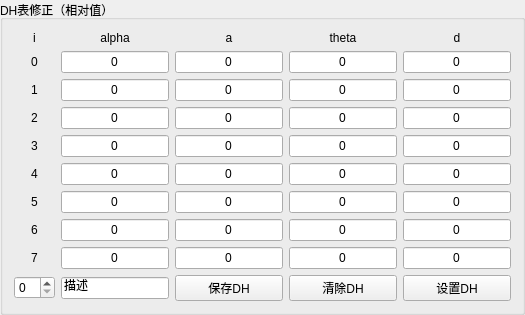
         <widget class="QGroupBox" name="groupBox_10">
          <property name="sizePolicy">
           <sizepolicy hsizetype="Preferred" vsizetype="Preferred">
            <horstretch>0</horstretch>
            <verstretch>1</verstretch>
           </sizepolicy>
          </property>
          <property name="title">
           <string>DH表修正（相对值）</string>
          </property>
          <layout class="QGridLayout" name="gridLayout_8">
           <item row="5" column="2">
            <widget class="QLineEdit" name="lineEditA4">
             <property name="text">
              <string>0</string>
             </property>
             <property name="alignment">
              <set>Qt::AlignCenter</set>
             </property>
            </widget>
           </item>
           <item row="8" column="0">
            <widget class="QLabel" name="label_51">
             <property name="text">
              <string>7</string>
             </property>
             <property name="alignment">
              <set>Qt::AlignCenter</set>
             </property>
            </widget>
           </item>
           <item row="6" column="3">
            <widget class="QLineEdit" name="lineEditTheta5">
             <property name="text">
              <string>0</string>
             </property>
             <property name="alignment">
              <set>Qt::AlignCenter</set>
             </property>
            </widget>
           </item>
           <item row="9" column="1">
            <widget class="QLineEdit" name="DHDescription">
             <property name="minimumSize">
              <size>
               <width>100</width>
               <height>0</height>
              </size>
             </property>
             <property name="text">
              <string>描述</string>
             </property>
            </widget>
           </item>
           <item row="9" column="3">
            <widget class="QPushButton" name="btnClearDH">
             <property name="text">
              <string>清除DH</string>
             </property>
            </widget>
           </item>
           <item row="5" column="4">
            <widget class="QLineEdit" name="lineEditD4">
             <property name="text">
              <string>0</string>
             </property>
             <property name="alignment">
              <set>Qt::AlignCenter</set>
             </property>
            </widget>
           </item>
           <item row="7" column="3">
            <widget class="QLineEdit" name="lineEditTheta6">
             <property name="text">
              <string>0</string>
             </property>
             <property name="alignment">
              <set>Qt::AlignCenter</set>
             </property>
            </widget>
           </item>
           <item row="6" column="0">
            <widget class="QLabel" name="label_49">
             <property name="text">
              <string>5</string>
             </property>
             <property name="alignment">
              <set>Qt::AlignCenter</set>
             </property>
            </widget>
           </item>
           <item row="4" column="4">
            <widget class="QLineEdit" name="lineEditD3">
             <property name="text">
              <string>0</string>
             </property>
             <property name="alignment">
              <set>Qt::AlignCenter</set>
             </property>
            </widget>
           </item>
           <item row="5" column="0">
            <widget class="QLabel" name="label_48">
             <property name="text">
              <string>4</string>
             </property>
             <property name="alignment">
              <set>Qt::AlignCenter</set>
             </property>
            </widget>
           </item>
           <item row="4" column="2">
            <widget class="QLineEdit" name="lineEditA3">
             <property name="text">
              <string>0</string>
             </property>
             <property name="alignment">
              <set>Qt::AlignCenter</set>
             </property>
            </widget>
           </item>
           <item row="0" column="4">
            <widget class="QLabel" name="label_41">
             <property name="text">
              <string>d</string>
             </property>
             <property name="alignment">
              <set>Qt::AlignCenter</set>
             </property>
            </widget>
           </item>
           <item row="4" column="1">
            <widget class="QLineEdit" name="lineEditAlpha3">
             <property name="text">
              <string>0</string>
             </property>
             <property name="alignment">
              <set>Qt::AlignCenter</set>
             </property>
             <property name="readOnly">
              <bool>true</bool>
             </property>
            </widget>
           </item>
           <item row="1" column="1">
            <widget class="QLineEdit" name="lineEditAlpha0">
             <property name="text">
              <string>0</string>
             </property>
             <property name="alignment">
              <set>Qt::AlignCenter</set>
             </property>
             <property name="readOnly">
              <bool>true</bool>
             </property>
            </widget>
           </item>
           <item row="2" column="2">
            <widget class="QLineEdit" name="lineEditA1">
             <property name="text">
              <string>0</string>
             </property>
             <property name="alignment">
              <set>Qt::AlignCenter</set>
             </property>
            </widget>
           </item>
           <item row="6" column="4">
            <widget class="QLineEdit" name="lineEditD5">
             <property name="text">
              <string>0</string>
             </property>
             <property name="alignment">
              <set>Qt::AlignCenter</set>
             </property>
            </widget>
           </item>
           <item row="8" column="1">
            <widget class="QLineEdit" name="lineEditAlpha7">
             <property name="text">
              <string>0</string>
             </property>
             <property name="alignment">
              <set>Qt::AlignCenter</set>
             </property>
             <property name="readOnly">
              <bool>true</bool>
             </property>
            </widget>
           </item>
           <item row="7" column="2">
            <widget class="QLineEdit" name="lineEditA6">
             <property name="text">
              <string>0</string>
             </property>
             <property name="alignment">
              <set>Qt::AlignCenter</set>
             </property>
            </widget>
           </item>
           <item row="8" column="3">
            <widget class="QLineEdit" name="lineEditTheta7">
             <property name="text">
              <string>0</string>
             </property>
             <property name="alignment">
              <set>Qt::AlignCenter</set>
             </property>
            </widget>
           </item>
           <item row="7" column="4">
            <widget class="QLineEdit" name="lineEditD6">
             <property name="text">
              <string>0</string>
             </property>
             <property name="alignment">
              <set>Qt::AlignCenter</set>
             </property>
            </widget>
           </item>
           <item row="3" column="2">
            <widget class="QLineEdit" name="lineEditA2">
             <property name="text">
              <string>0</string>
             </property>
             <property name="alignment">
              <set>Qt::AlignCenter</set>
             </property>
            </widget>
           </item>
           <item row="8" column="4">
            <widget class="QLineEdit" name="lineEditD7">
             <property name="text">
              <string>0</string>
             </property>
             <property name="alignment">
              <set>Qt::AlignCenter</set>
             </property>
            </widget>
           </item>
           <item row="9" column="2">
            <widget class="QPushButton" name="btnSaveDH">
             <property name="text">
              <string>保存DH</string>
             </property>
            </widget>
           </item>
           <item row="1" column="3">
            <widget class="QLineEdit" name="lineEditTheta0">
             <property name="text">
              <string>0</string>
             </property>
             <property name="alignment">
              <set>Qt::AlignCenter</set>
             </property>
             <property name="readOnly">
              <bool>true</bool>
             </property>
            </widget>
           </item>
           <item row="0" column="2">
            <widget class="QLabel" name="label_36">
             <property name="sizePolicy">
              <sizepolicy hsizetype="Preferred" vsizetype="Fixed">
               <horstretch>0</horstretch>
               <verstretch>0</verstretch>
              </sizepolicy>
             </property>
             <property name="text">
              <string>a</string>
             </property>
             <property name="alignment">
              <set>Qt::AlignCenter</set>
             </property>
            </widget>
           </item>
           <item row="9" column="4">
            <widget class="QPushButton" name="btnSetDH">
             <property name="text">
              <string>设置DH</string>
             </property>
            </widget>
           </item>
           <item row="3" column="0">
            <widget class="QLabel" name="label_46">
             <property name="text">
              <string>2</string>
             </property>
             <property name="alignment">
              <set>Qt::AlignCenter</set>
             </property>
            </widget>
           </item>
           <item row="2" column="1">
            <widget class="QLineEdit" name="lineEditAlpha1">
             <property name="text">
              <string>0</string>
             </property>
             <property name="alignment">
              <set>Qt::AlignCenter</set>
             </property>
             <property name="readOnly">
              <bool>true</bool>
             </property>
            </widget>
           </item>
           <item row="2" column="3">
            <widget class="QLineEdit" name="lineEditTheta1">
             <property name="text">
              <string>0</string>
             </property>
             <property name="alignment">
              <set>Qt::AlignCenter</set>
             </property>
             <property name="readOnly">
              <bool>true</bool>
             </property>
            </widget>
           </item>
           <item row="3" column="1">
            <widget class="QLineEdit" name="lineEditAlpha2">
             <property name="text">
              <string>0</string>
             </property>
             <property name="alignment">
              <set>Qt::AlignCenter</set>
             </property>
             <property name="readOnly">
              <bool>true</bool>
             </property>
            </widget>
           </item>
           <item row="9" column="0">
            <widget class="QSpinBox" name="spbDHNum"/>
           </item>
           <item row="1" column="2">
            <widget class="QLineEdit" name="lineEditA0">
             <property name="text">
              <string>0</string>
             </property>
             <property name="alignment">
              <set>Qt::AlignCenter</set>
             </property>
            </widget>
           </item>
           <item row="3" column="4">
            <widget class="QLineEdit" name="lineEditD2">
             <property name="text">
              <string>0</string>
             </property>
             <property name="alignment">
              <set>Qt::AlignCenter</set>
             </property>
            </widget>
           </item>
           <item row="4" column="0">
            <widget class="QLabel" name="label_47">
             <property name="text">
              <string>3</string>
             </property>
             <property name="alignment">
              <set>Qt::AlignCenter</set>
             </property>
            </widget>
           </item>
           <item row="5" column="1">
            <widget class="QLineEdit" name="lineEditAlpha4">
             <property name="text">
              <string>0</string>
             </property>
             <property name="alignment">
              <set>Qt::AlignCenter</set>
             </property>
             <property name="readOnly">
              <bool>true</bool>
             </property>
            </widget>
           </item>
           <item row="5" column="3">
            <widget class="QLineEdit" name="lineEditTheta4">
             <property name="text">
              <string>0</string>
             </property>
             <property name="alignment">
              <set>Qt::AlignCenter</set>
             </property>
            </widget>
           </item>
           <item row="0" column="1">
            <widget class="QLabel" name="label_34">
             <property name="text">
              <string>alpha</string>
             </property>
             <property name="alignment">
              <set>Qt::AlignCenter</set>
             </property>
            </widget>
           </item>
           <item row="6" column="1">
            <widget class="QLineEdit" name="lineEditAlpha5">
             <property name="text">
              <string>0</string>
             </property>
             <property name="alignment">
              <set>Qt::AlignCenter</set>
             </property>
             <property name="readOnly">
              <bool>true</bool>
             </property>
            </widget>
           </item>
           <item row="1" column="4">
            <widget class="QLineEdit" name="lineEditD0">
             <property name="text">
              <string>0</string>
             </property>
             <property name="alignment">
              <set>Qt::AlignCenter</set>
             </property>
            </widget>
           </item>
           <item row="6" column="2">
            <widget class="QLineEdit" name="lineEditA5">
             <property name="text">
              <string>0</string>
             </property>
             <property name="alignment">
              <set>Qt::AlignCenter</set>
             </property>
            </widget>
           </item>
           <item row="0" column="0">
            <widget class="QLabel" name="label_43">
             <property name="text">
              <string>i</string>
             </property>
             <property name="alignment">
              <set>Qt::AlignCenter</set>
             </property>
            </widget>
           </item>
           <item row="8" column="2">
            <widget class="QLineEdit" name="lineEditA7">
             <property name="text">
              <string>0</string>
             </property>
             <property name="alignment">
              <set>Qt::AlignCenter</set>
             </property>
            </widget>
           </item>
           <item row="2" column="4">
            <widget class="QLineEdit" name="lineEditD1">
             <property name="text">
              <string>0</string>
             </property>
             <property name="alignment">
              <set>Qt::AlignCenter</set>
             </property>
            </widget>
           </item>
           <item row="1" column="0">
            <widget class="QLabel" name="label_44">
             <property name="text">
              <string>0</string>
             </property>
             <property name="alignment">
              <set>Qt::AlignCenter</set>
             </property>
            </widget>
           </item>
           <item row="2" column="0">
            <widget class="QLabel" name="label_45">
             <property name="text">
              <string>1</string>
             </property>
             <property name="alignment">
              <set>Qt::AlignCenter</set>
             </property>
            </widget>
           </item>
           <item row="3" column="3">
            <widget class="QLineEdit" name="lineEditTheta2">
             <property name="text">
              <string>0</string>
             </property>
             <property name="alignment">
              <set>Qt::AlignCenter</set>
             </property>
             <property name="readOnly">
              <bool>true</bool>
             </property>
            </widget>
           </item>
           <item row="7" column="0">
            <widget class="QLabel" name="label_50">
             <property name="text">
              <string>6</string>
             </property>
             <property name="alignment">
              <set>Qt::AlignCenter</set>
             </property>
            </widget>
           </item>
           <item row="4" column="3">
            <widget class="QLineEdit" name="lineEditTheta3">
             <property name="text">
              <string>0</string>
             </property>
             <property name="alignment">
              <set>Qt::AlignCenter</set>
             </property>
            </widget>
           </item>
           <item row="7" column="1">
            <widget class="QLineEdit" name="lineEditAlpha6">
             <property name="text">
              <string>0</string>
             </property>
             <property name="alignment">
              <set>Qt::AlignCenter</set>
             </property>
             <property name="readOnly">
              <bool>true</bool>
             </property>
            </widget>
           </item>
           <item row="0" column="3">
            <widget class="QLabel" name="label_42">
             <property name="text">
              <string>theta</string>
             </property>
             <property name="alignment">
              <set>Qt::AlignCenter</set>
             </property>
            </widget>
           </item>
          </layout>
         </widget>
